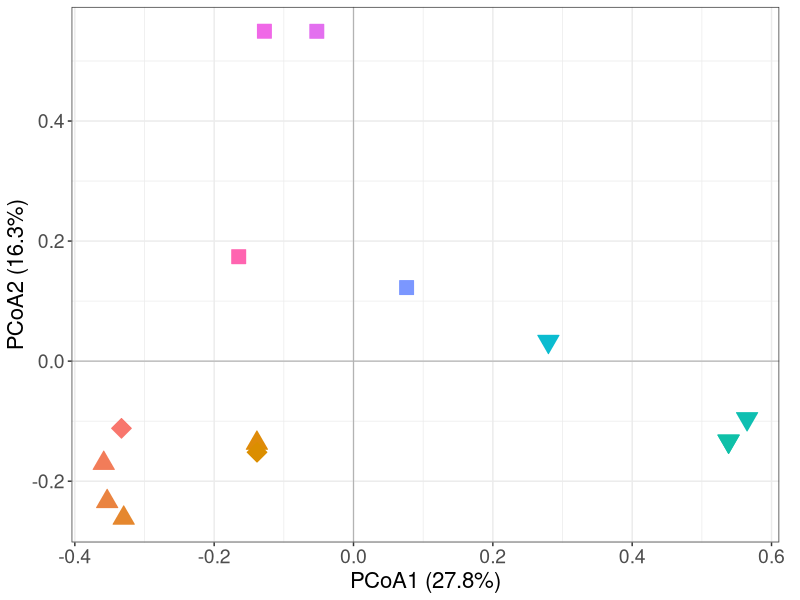
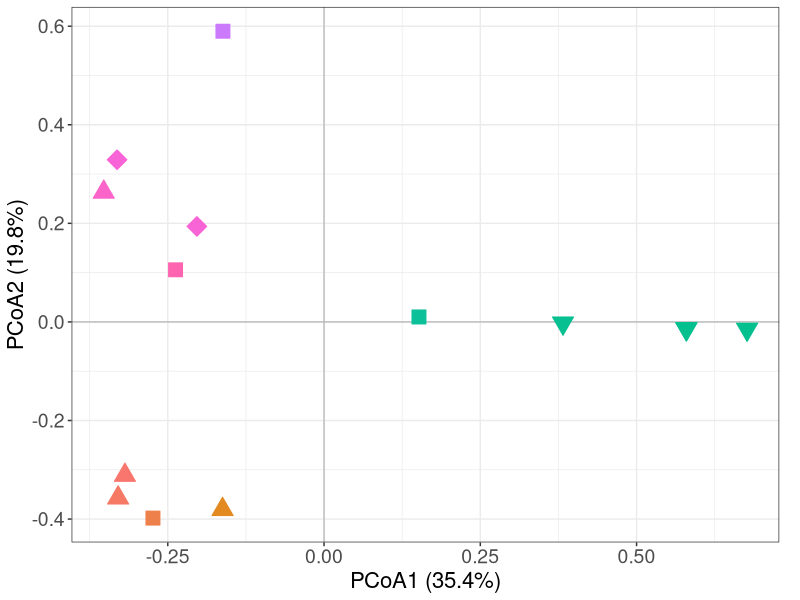
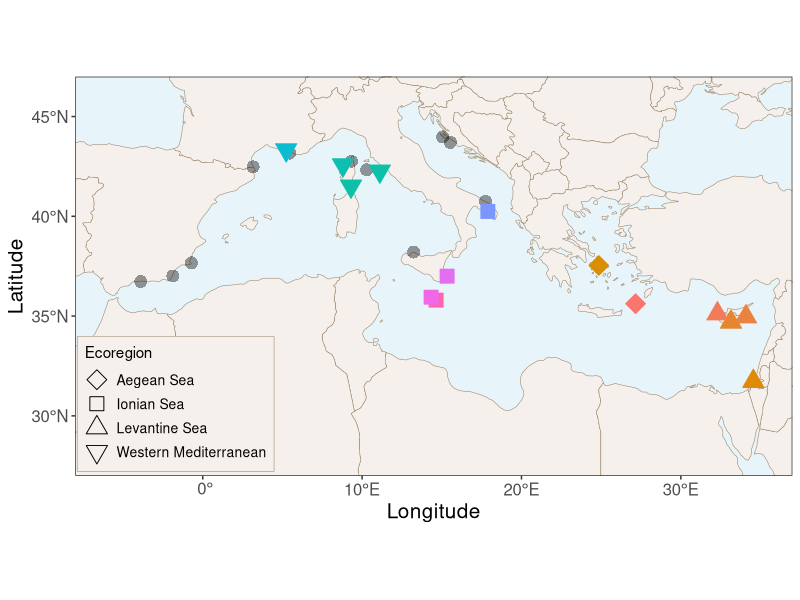
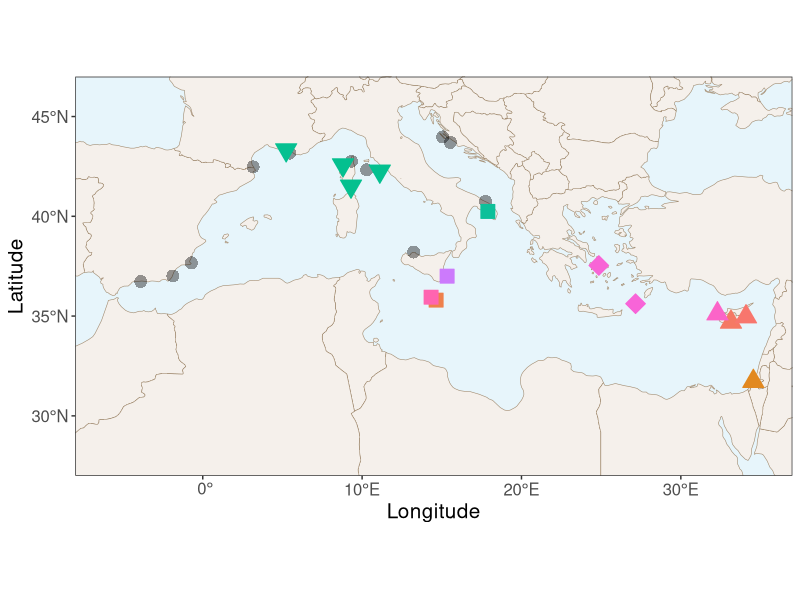
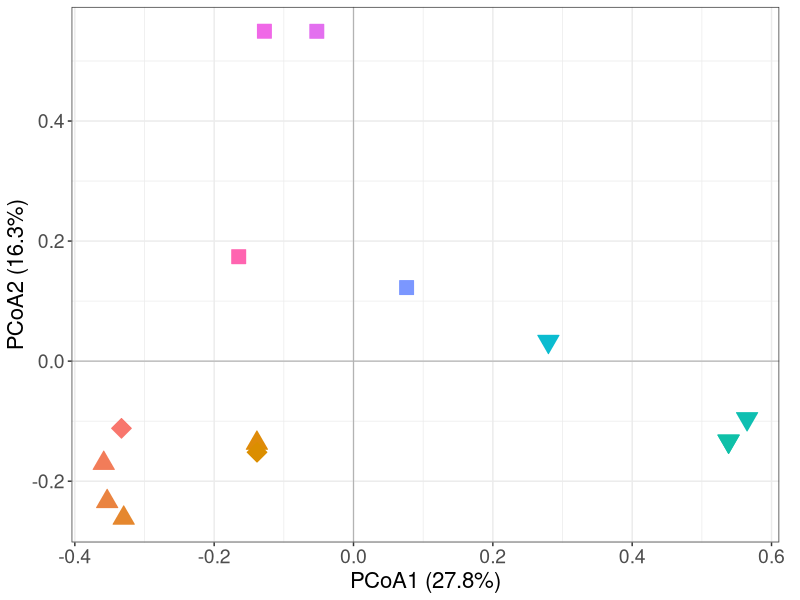
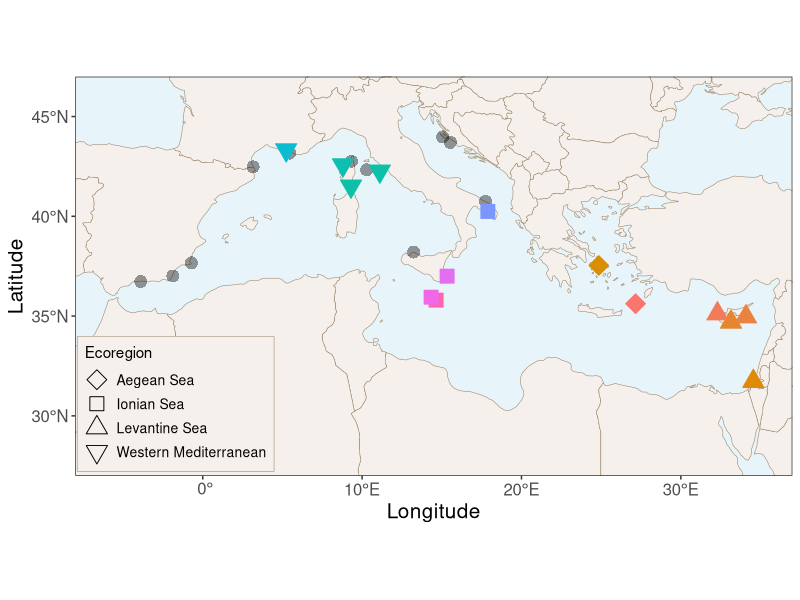
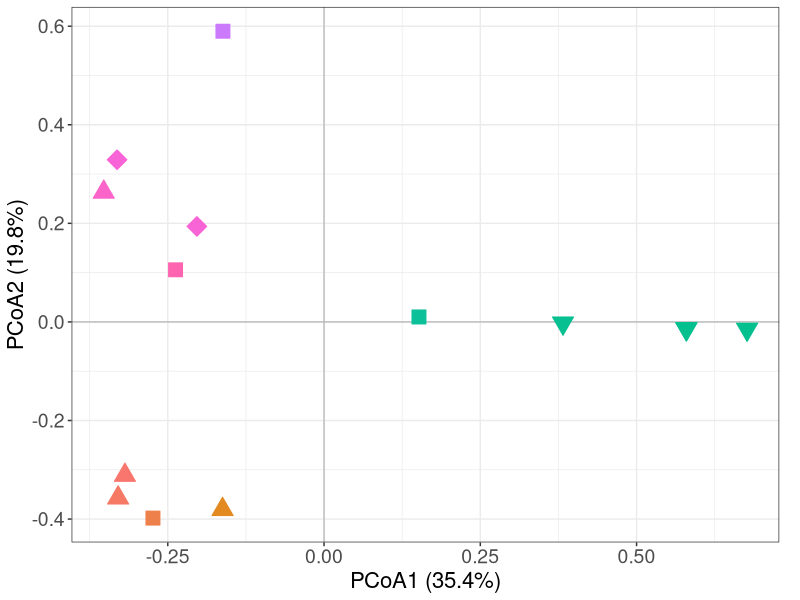
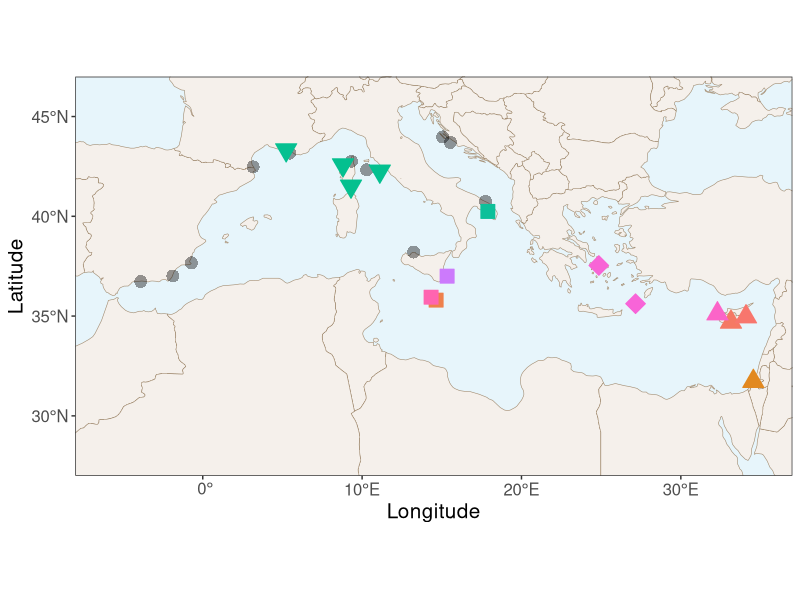

Recreate these plots in R, in order.
# install.packages("ade4")
# install.packages("sf")
# install.packages("dplyr")
# install.packages("ggplot2")
# install.packages("rnaturalearth")
# install.packages("scales")

library(ade4)
library(sf)
library(dplyr)
library(ggplot2)
library(rnaturalearth)
library(scales)

beta_diversity <- read.csv("2_diversity/2_1_beta_diversity.csv", header = TRUE, sep = ",", dec = ".")
combined_database <- read.csv("../data/1_species_database/1_2_combined_database_complete.csv", header = TRUE, sep = ",", dec = ".")
metadata <- read.csv("../data/3_eDNA_cleaning/METADATA_MERGED_edited.csv", header = TRUE, sep = ",", dec = ".")
sample_locations <- read.csv("../data/2_Mediterranean_map/sample_locations_info.csv")

# move one malta and one marseille location slightly so that it is clear on the map
sample_locations <- sample_locations %>%
  mutate(
    decimalLongitude = if_else(MPA_Identi == 40001, decimalLongitude + 0.1, decimalLongitude),
    decimalLatitude = if_else(MPA_Identi == 40001, decimalLatitude - 0.1, decimalLatitude),
    decimalLongitude = if_else(MPA_Identi == 90009, decimalLongitude + 0.1, decimalLongitude),
    decimalLatitude = if_else(MPA_Identi == 90009, decimalLatitude - 0.1, decimalLatitude)
  )

# sample locations for MPAs with no invasive species
sample_locations_empty <- sample_locations %>%
  filter(
    MPA_Identi %in% c(50001, 50002, 50003, 80001, 80002, 90005, 90007, 90009, 70006, 70002, 70003)
  )

### pivot to square distance matrices 

all_sites <- sort(unique(c(as.character(beta_diversity$Var1),
                           as.character(beta_diversity$Var2))))
n <- length(all_sites)

make_dist_matrix <- function(long_df, value_col) {
  mat <- matrix(0, nrow = n, ncol = n,
                dimnames = list(all_sites, all_sites))
  for (i in seq_len(nrow(long_df))) {
    r <- as.character(long_df$Var1[i])
    c <- as.character(long_df$Var2[i])
    v <- long_df[[value_col]][i]
    if (!is.na(v)) {
      mat[r, c] <- v
      mat[c, r] <- v
    } else {
      mat[r, c] <- 1
      mat[c, r] <- 1
    }
  }
  as.dist(mat)
}

dist_jac  <- make_dist_matrix(beta_diversity, "jac_diss_Mean")  # total Jaccard
dist_turn <- make_dist_matrix(beta_diversity, "jac_turn_Mean")  # turnover
dist_nest <- make_dist_matrix(beta_diversity, "jac_nest_Mean")  # nestedness

### PCoA

PCoA_jac <- dudi.pco(quasieuclid(dist_jac), scannf = FALSE, nf = 8)
Eigen_jac <- PCoA_jac$eig / sum(PCoA_jac$eig) * 100

PCoA_turn <- dudi.pco(quasieuclid(dist_turn), scannf = FALSE, nf = 8)
Eigen_turn <- PCoA_turn$eig / sum(PCoA_turn$eig) * 100

PCoA_nest <- dudi.pco(quasieuclid(dist_nest), scannf = FALSE, nf = 8)
Eigen_nest <- PCoA_nest$eig / sum(PCoA_nest$eig) * 100

# extract coordinates
dat_jac <- as.data.frame(PCoA_jac$li[, 1:2])
dat_turn <- as.data.frame(PCoA_turn$li[, 1:2])
dat_nest <- as.data.frame(PCoA_nest$li[, 1:2])

# change colnames
colnames(dat_jac) <- c("PCoA1", "PCoA2")
colnames(dat_turn) <- c("PCoA1", "PCoA2")
colnames(dat_nest) <- c("PCoA1", "PCoA2")

# add site ids
dat_jac$MPA_Identi <- rownames(dat_jac)
dat_turn$MPA_Identi <- rownames(dat_turn)
dat_nest$MPA_Identi <- rownames(dat_nest)

# add region info
metadata$MPA_Identi <- as.character(metadata$MPA_Identi)
dat_jac$MPA_Identi <- as.character(dat_jac$MPA_Identi)
dat_turn$MPA_Identi <- as.character(dat_turn$MPA_Identi)
dat_nest$MPA_Identi <- as.character(dat_nest$MPA_Identi)

metadata_region <- metadata %>%
  select(MPA_Identi, Country) %>%
  distinct()

dat_jac <- left_join(dat_jac,
                     metadata_region,
                     by = "MPA_Identi")

dat_turn <- left_join(dat_turn,
                      metadata_region,
                      by = "MPA_Identi")

dat_nest <- left_join(dat_nest,
                      metadata_region,
                      by = "MPA_Identi")

### plot pcoa

dat_jac$colour_value_jac <- atan2(dat_jac$PCoA2, dat_jac$PCoA1)
dat_turn$colour_value_turn <- atan2(dat_turn$PCoA2, dat_turn$PCoA1)
dat_nest$colour_value_nest <- atan2(dat_nest$PCoA2, dat_nest$PCoA1)

rainbow_pal <- hue_pal()(12) 

## add ecoregion info

ecoregions <- sample_locations %>%
  mutate(MPA_Identi = as.character(MPA_Identi)) %>%
  select(MPA_Identi, Ecoregion) %>%
  distinct()

dat_jac  <- left_join(dat_jac,  ecoregions, by = "MPA_Identi")
dat_turn <- left_join(dat_turn, ecoregions, by = "MPA_Identi")
dat_nest <- left_join(dat_nest, ecoregions, by = "MPA_Identi")

## jac

plot_jac <- ggplot(dat_jac, aes(
    x = PCoA1, 
    y = PCoA2, 
    colour = colour_value_jac,
    fill = colour_value_jac,
    shape = Ecoregion
  )) +
  geom_hline(yintercept = 0, colour = "grey70", linewidth = 0.4) +
  geom_vline(xintercept = 0, colour = "grey70", linewidth = 0.4) +
  geom_point(size = 5) +
  scale_shape_manual(
    values = c(
      "Levantine Sea" = 24,
      "Aegean Sea" = 23,
      "Ionian Sea" = 22,
      "Western Mediterranean" = 25
    )
  ) +
  scale_colour_gradientn(
    colours = rainbow_pal
  ) +
  scale_fill_gradientn(
    colours = rainbow_pal
  ) +
  theme_bw() +
  theme(legend.position = "none",
        axis.text = element_text(size = 14),
        axis.title = element_text(size = 16),
        plot.margin = margin(5, 15, 5, 5)
  ) +
  labs(
    x = paste0("PCoA1 (", round(Eigen_jac[1],1), "%)"),
    y = paste0("PCoA2 (", round(Eigen_jac[2],1), "%)")
  )
print(plot_jac)

## turn

plot_turn <- ggplot(dat_turn, aes(x = PCoA1, y = PCoA2, 
                                colour = colour_value_turn,
                                fill = colour_value_turn,
                                shape = Ecoregion
)) +
  geom_hline(yintercept = 0, colour = "grey70", linewidth = 0.4) +
  geom_vline(xintercept = 0, colour = "grey70", linewidth = 0.4) +
  geom_point(size = 5) +  
  scale_shape_manual(
    values = c(
      "Levantine Sea" = 24,
      "Aegean Sea" = 23,
      "Ionian Sea" = 22,
      "Western Mediterranean" = 25
    )
  ) +
  scale_colour_gradientn(
    colours = rainbow_pal
  ) +
  scale_fill_gradientn(
    colours = rainbow_pal
  ) +
  theme_bw() +
  theme(legend.position = "none",
        axis.text = element_text(size = 14),
        axis.title = element_text(size = 16),
        plot.margin = margin(5, 15, 5, 5)
  ) +
  labs(
    x = paste0("PCoA1 (", round(Eigen_turn[1],1), "%)"),
    y = paste0("PCoA2 (", round(Eigen_turn[2],1), "%)")
  )
print(plot_turn)

### plot maps

world <- ne_countries(scale = "medium", returnclass = "sf") %>%
  st_make_valid()

sample_locations$MPA_Identi <- as.character(sample_locations$MPA_Identi)

## jac

dat_jac_map <- left_join(
  dat_jac,
  sample_locations %>%
    select(MPA_Identi, decimalLongitude, decimalLatitude) %>%
    distinct(),
  by = "MPA_Identi"
)

map_jac <- ggplot() +
  
  geom_sf(
    data = world,
    fill = "#F5F0EB",
    color = "#A08A6F",
    linewidth = 0.2
  ) +
  
  geom_point(
    data = sample_locations_empty,
    aes(
      x = decimalLongitude,
      y = decimalLatitude
    ),
    shape = 16,     
    fill = NA,
    colour = "black",
    stroke = 0.6,
    size = 4,
    alpha = 0.4
  ) +
  
  geom_point(
    data = dat_jac_map,
    aes(
      x = decimalLongitude,
      y = decimalLatitude,
      colour = colour_value_jac,
      fill = colour_value_jac,
      shape = Ecoregion
    ),
    size = 5
  ) +
  
  scale_shape_manual(
    values = c(
      "Levantine Sea" = 24,
      "Aegean Sea" = 23,
      "Ionian Sea" = 22,
      "Western Mediterranean" = 25
    )
  ) +
  
  scale_colour_gradientn(
    colours = rainbow_pal,
    guide = "none"
  ) +
  scale_fill_gradientn(
    colours = rainbow_pal,
    guide = "none"
  ) +
  
  coord_sf(
    xlim = c(-8, 37),
    ylim = c(27, 47),
    expand = FALSE
  ) +
  
  labs(
    x = "Longitude",
    y = "Latitude"
  ) +
  
  theme_bw() +
  theme(
    legend.position = c(0.14, 0.18),
    legend.background = element_rect(
      fill = "#F5F0EB",
      color = "#A08A6F",
      linewidth = 0.2
    ),
    legend.key = element_rect(
      fill = "#F5F0EB",
      colour = "#F5F0EB"
    ),
    legend.text = element_text(size = 10),
    legend.title = element_text(size = 11),
    axis.text = element_text(size = 12),
    axis.title = element_text(size = 15),
    panel.grid = element_blank(),
    panel.background = element_rect(
      fill = "#e7f5fb",
      colour = NA
    )
  )

print(map_jac)

## turn

dat_turn_map <- left_join(
  dat_turn,
  sample_locations %>%
    select(MPA_Identi, decimalLongitude, decimalLatitude) %>%
    distinct(),
  by = "MPA_Identi"
)

map_turn <- ggplot() +
  
  geom_sf(
    data = world,
    fill = "#F5F0EB",
    color = "#A08A6F",
    linewidth = 0.2
  ) +
  
  geom_point(
    data = sample_locations_empty,
    aes(
      x = decimalLongitude,
      y = decimalLatitude
    ),
    shape = 16,     
    fill = NA,
    colour = "black",
    stroke = 0.6,
    size = 4,
    alpha = 0.4
  ) +
  
  geom_point(
    data = dat_turn_map,
    aes(
      x = decimalLongitude,
      y = decimalLatitude,
      colour = colour_value_turn,
      fill = colour_value_turn,
      shape = Ecoregion
    ),
    size = 5
  ) +
  
  scale_shape_manual(
    values = c(
      "Levantine Sea" = 24,
      "Aegean Sea" = 23,
      "Ionian Sea" = 22,
      "Western Mediterranean" = 25
    )
  ) +
  
  scale_colour_gradientn(
    colours = rainbow_pal,
    guide = "none"
  ) +
  scale_fill_gradientn(
    colours = rainbow_pal,
    guide = "none"
  ) +
  
  coord_sf(
    xlim = c(-8, 37),
    ylim = c(27, 47),
    expand = FALSE
  ) +
  
  labs(
    x = "Longitude",
    y = "Latitude"
  ) +
  
  theme_bw() +
  theme(    legend.position = "none",
            axis.text = element_text(size = 12),
            axis.title = element_text(size = 15),
            panel.grid = element_blank(),
            panel.background = element_rect(fill = "#e7f5fb", colour = NA)
  )

print(map_turn)

### save plots

ggsave(
  "2_diversity//2_2_PCoA_Jaccard_plot_jac.pdf",
  plot = plot_jac,
  width = 6,   
  height = 5,  
)

ggsave(
  "2_diversity//2_2_PCoA_Jaccard_map_jac.pdf",
  plot = map_jac,
  width = 9,   
  height = 5,  
)

ggsave(
  "2_diversity//2_2_PCoA_Jaccard_plot_turn.pdf",
  plot = plot_turn,
  width = 6,   
  height = 5,  
)

ggsave(
  "2_diversity//2_2_PCoA_Jaccard_map_turn.pdf",
  plot = map_turn,
  width = 9,   
  height = 5,  
)
